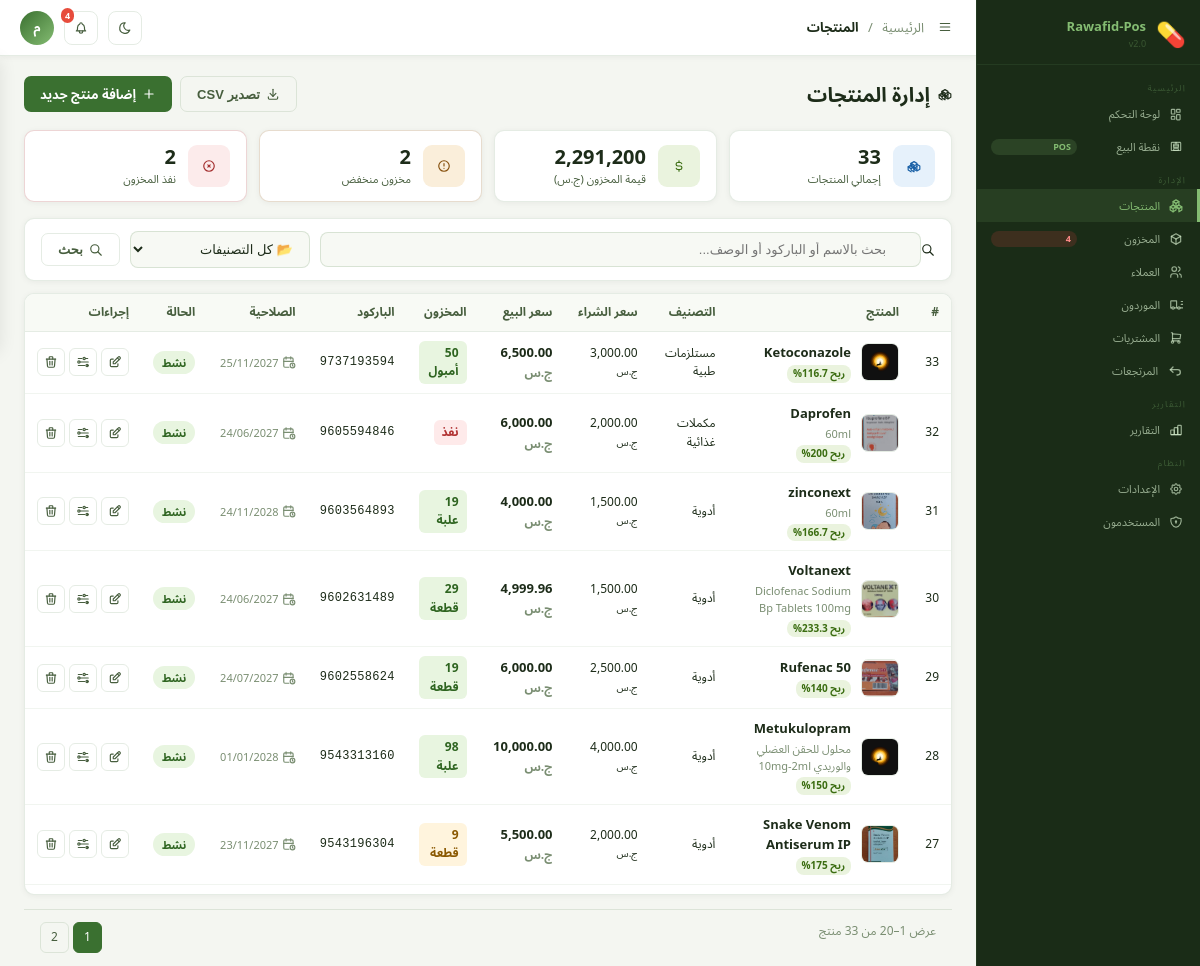
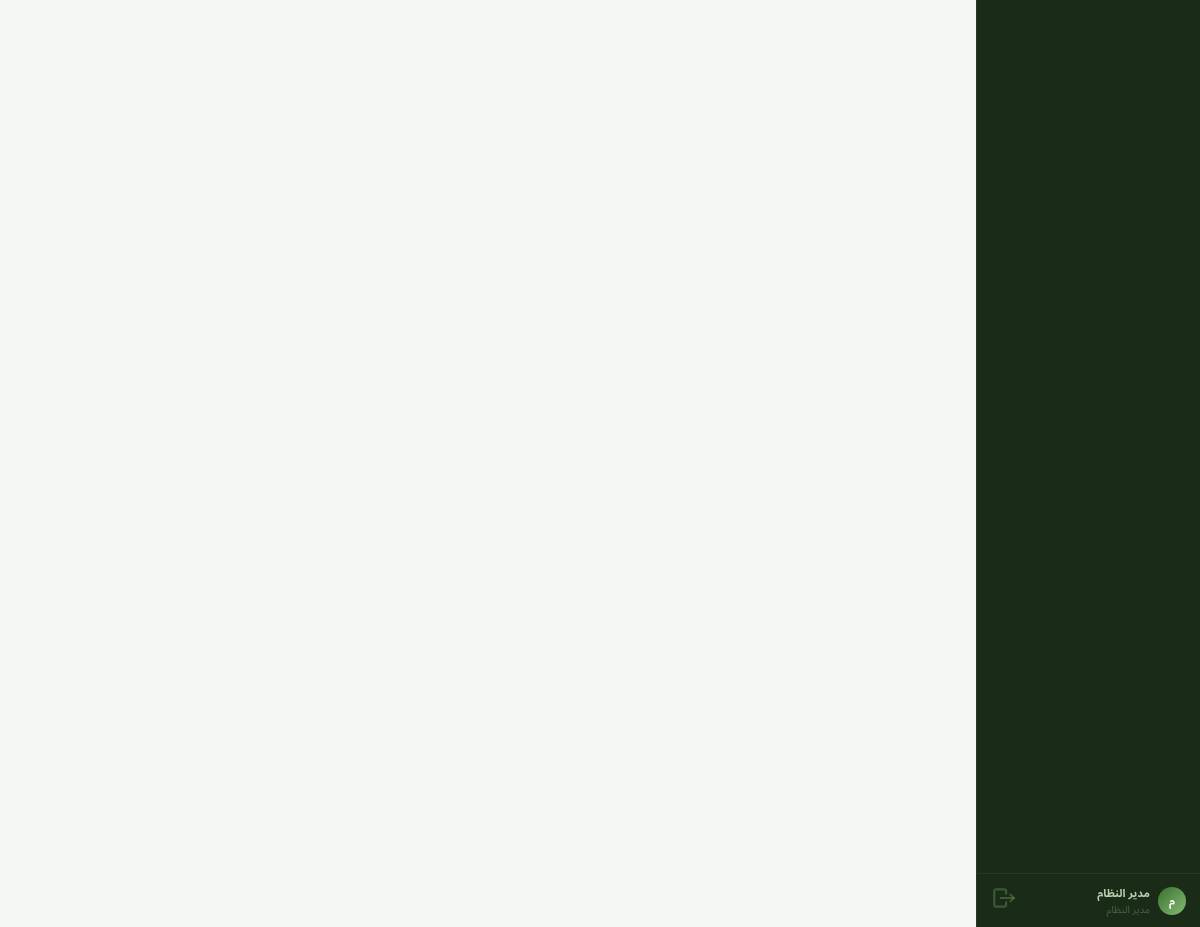
/?page=products (signed in), run on the app's committed database (2 pictures, top to bottom).
### tables this page shows
CREATE TABLE `products` (
  `id` int(11) NOT NULL AUTO_INCREMENT,
  `name` varchar(200) NOT NULL,
  `barcode` varchar(50) DEFAULT NULL,
  `category_id` int(11) DEFAULT NULL,
  `unit` varchar(50) DEFAULT 'قطعة',
  `purchase_price` decimal(12,2) DEFAULT 0.00,
  `sale_price` decimal(12,2) NOT NULL,
  `stock_qty` decimal(12,3) DEFAULT 0.000,
  `min_stock_alert` decimal(12,3) DEFAULT 5.000,
  `max_stock` decimal(12,3) DEFAULT 1000.000,
  `expiry_date` date DEFAULT NULL,
  `image` varchar(255) DEFAULT NULL,
  `description` text DEFAULT NULL,
  `is_active` tinyint(1) DEFAULT 1,
  `created_by` int(11) DEFAULT NULL,
  `created_at` timestamp NOT NULL DEFAULT current_timestamp(),
  `updated_at` timestamp NOT NULL DEFAULT current_timestamp() ON UPDATE current_timestamp(),
  PRIMARY KEY (`id`),
  UNIQUE KEY `barcode` (`barcode`),
  KEY `created_by` (`created_by`),
  KEY `idx_barcode` (`barcode`),
  KEY `idx_name` (`name`),
  KEY `idx_category` (`category_id`),
  CONSTRAINT `products_ibfk_1` FOREIGN KEY (`category_id`) REFERENCES `categories` (`id`) ON DELETE SET NULL,
  CONSTRAINT `products_ibfk_2` FOREIGN KEY (`created_by`) REFERENCES `users` (`id`) ON DELETE SET NULL
);

CREATE TABLE `categories` (
  `id` int(11) NOT NULL AUTO_INCREMENT,
  `name` varchar(100) NOT NULL,
  `description` text DEFAULT NULL,
  `parent_id` int(11) DEFAULT NULL,
  `created_at` timestamp NOT NULL DEFAULT current_timestamp(),
  PRIMARY KEY (`id`),
  KEY `parent_id` (`parent_id`),
  CONSTRAINT `categories_ibfk_1` FOREIGN KEY (`parent_id`) REFERENCES `categories` (`id`) ON DELETE SET NULL
);

### app/Controllers/ProductController.php (called while the page is built, shortened)
<?php
class ProductController {
    private Database $db;
    public function __construct() {
        $this->db = Database::getInstance();
    }
    public function index(): void {
        $search      = Helper::sanitize($_GET['search'] ?? '');
        $cat         = (int)($_GET['cat'] ?? 0);
        $currentPage = max(1, (int)($_GET['p'] ?? 1));
        $perPage     = 20;
        $offset      = ($currentPage - 1) * $perPage;
        $where  = "WHERE p.is_active = 1";
        $params = [];
        $total      = (int)$this->db->fetchColumn("SELECT COUNT(*) FROM products p {$where}", $params);
        $products   = $this->db->fetchAll(
            "SELECT p.*, c.name as category_name
             FROM products p
             LEFT JOIN categories c ON p.category_id = c.id
             {$where}
             ORDER BY p.created_at DESC
             LIMIT {$perPage} OFFSET {$offset}",
            $params
        );
        $totalPages = (int)ceil($total / $perPage);
        $settings   = Helper::getSettings();
        require ROOT . '/app/Views/layouts/main.php';
    }
}

### config/Database.php (called while the page is built, shortened)
<?php
class Database {
    private static $instance = null;
    private $conn;
    private function __construct() {
        try {
            $this->conn = new PDO(
                "mysql:host=" . DB_HOST . ";dbname=" . DB_NAME . ";charset=" . DB_CHARSET,
                DB_USER,
                DB_PASS,
                [
                    PDO::ATTR_ERRMODE            => PDO::ERRMODE_EXCEPTION,
                    PDO::ATTR_DEFAULT_FETCH_MODE => PDO::FETCH_ASSOC,
                    PDO::ATTR_EMULATE_PREPARES   => false,
                    PDO::MYSQL_ATTR_INIT_COMMAND => "SET NAMES utf8mb4 COLLATE utf8mb4_unicode_ci"
                ]
            );
        } catch (PDOException $e) {
            die('<div style="direction:rtl;font-family:Arial;padding:30px;background:#fee;border:2px solid #f00;border-radius:8px;margin:20px">
                <h3>❌ خطأ في الاتصال بقاعدة البيانات</h3>
                <p>تأكد من تشغيل XAMPP وإنشاء قاعدة البيانات <strong>pos_system</strong></p>
                <p style="color:#999;font-size:13px">' . $e->getMessage() . '</p>
            </div>');
        }
    }
    public static function getInstance(): self {
        if (self::$instance === null) {
            self::$instance = new self();
        }
        return self::$instance;
    }
    public function query(string $sql, array $params = []): PDOStatement {
        $stmt = $this->conn->prepare($sql);
        $stmt->execute($params);
        return $stmt;
    }
    public function fetchAll(string $sql, array $params = []): array {
        return $this->query($sql, $params)->fetchAll();
    }
    public function fetchColumn(string $sql, array $params = []): mixed {
        return $this->query($sql, $params)->fetchColumn();
    }
}

### app/Helpers/Helper.php (called while the page is built, shortened)
<?php
class Helper {
    public static function formatDate(string $date, string $format = 'd/m/Y H:i'): string {
        return date($format, strtotime($date));
    }
    public static function sanitize(string $str): string {
        return htmlspecialchars(strip_tags(trim($str)), ENT_QUOTES, 'UTF-8');
    }
    public static function getSettings(): array {
        $db   = Database::getInstance();
        $rows = $db->fetchAll("SELECT setting_key, setting_value FROM settings");
        $out  = [];
        foreach ($rows as $row) {
            $out[$row['setting_key']] = $row['setting_value'];
        }
        return $out;
    }
    public static function e(mixed $val): string {
        return htmlspecialchars((string)$val, ENT_QUOTES, 'UTF-8');
    }
}

### app/Views/products/index.php (the view, shortened to what this page needs)
<?php
$currency = $settings['currency'] ?? 'ج.س';
?>
<div class="page-header">
  <h1 class="page-title">
 إدارة المنتجات
  </h1>
  <div class="page-actions">
    <button class="btn btn-outline" onclick="exportProducts()">
 تصدير CSV
    </button>
    <a href="?page=products&action=create" class="btn btn-primary">
 إضافة منتج جديد
    </a>
  </div>
</div>
<?php
$db2        = Database::getInstance();
$totalProds = (int)$db2->fetchColumn("SELECT COUNT(*) FROM products WHERE is_active=1");
$lowStock   = (int)$db2->fetchColumn("SELECT COUNT(*) FROM products WHERE stock_qty <= min_stock_alert AND stock_qty > 0 AND is_active=1");
$outStock   = (int)$db2->fetchColumn("SELECT COUNT(*) FROM products WHERE stock_qty <= 0 AND is_active=1");
$totalValue = (float)$db2->fetchColumn("SELECT COALESCE(SUM(stock_qty * purchase_price),0) FROM products WHERE is_active=1");
?>
<div class="prod-stats">
  <div class="ps-card">
    <div class="ps-ico blue"></div>
    <div><div class="ps-val"><?= number_format($totalProds) ?></div><div class="ps-lbl">إجمالي المنتجات</div></div>
  </div>
  <div class="ps-card">
    <div class="ps-ico green"></div>
    <div><div class="ps-val"><?= number_format($totalValue, 0) ?></div><div class="ps-lbl">قيمة المخزون (<?= $currency ?>)</div></div>
  </div>
  <div class="ps-card <?= $lowStock > 0 ? 'warn-card' : '' ?>">
    <div class="ps-ico orange"></div>
    <div><div class="ps-val"><?= number_format($lowStock) ?></div><div class="ps-lbl">مخزون منخفض</div></div>
  </div>
  <div class="ps-card <?= $outStock > 0 ? 'danger-card' : '' ?>">
    <div class="ps-ico red"></div>
    <div><div class="ps-val"><?= number_format($outStock) ?></div><div class="ps-lbl">نفذ المخزون</div></div>
  </div>
</div>
<div class="card filters-bar mb-3">
  <form method="GET" class="filters-form" id="filter-form">
    <div class="prod-search-wrap">
      <input type="text" name="search" id="prod-search"
             value="<?= Helper::e($search ?? '') ?>"
             placeholder="بحث بالاسم أو الباركود أو الوصف..."
             class="form-input prod-search-input"
             oninput="debounceSubmit()">
    </div>
    <select name="cat" class="form-select w-180" onchange="this.form.submit()">
      <option value="">📂 كل التصنيفات</option>
    </select>
    <button type="submit" class="btn btn-outline"> بحث</button>
  </form>
</div>
<div class="card card-flush">
  <div class="table-wrap table-scroll-lg">
    <table class="data-table" id="products-table">
      <thead class="sticky-head">
        <tr>
          <th class="u-style-88">#</th>
          <th>المنتج</th>
          <th>التصنيف</th>
          <th>سعر الشراء</th>
          <th>سعر البيع</th>
          <th>المخزون</th>
          <th>الباركود</th>
          <th>الصلاحية</th>
          <th>الحالة</th>
          <th class="w-100">إجراءات</th>
        </tr>
      </thead>
      <tbody>
        <?php if (empty($products)): ?>
        <tr>
          <td colspan="10">
            <div class="prod-empty">
              <div class="prod-empty-icon">📦</div>
              <h3>لا توجد منتجات</h3>
              <p><?= !empty($search) ? "لا نتائج لـ «" . Helper::e($search) . "»" : "لم تُضَف أي منتجات بعد" ?></p>
              <?php if (empty($search)): ?>
              <a href="?page=products&action=create" class="btn btn-primary">
                <svg xmlns="http://www.w3.org/2000/svg" class="icon icon-tabler icon-tabler-plus" width="14" height="14" viewBox="0 0 24 24" stroke-width="2" stroke="currentColor" fill="none" stroke-linecap="round" stroke-linejoin="round">
  <path stroke="none" d="M0 0h24v24H0z" fill="none"/>
  <path d="M12 5l0 14" />
  <path d="M5 12l14 0" />
</svg> أضف أول منتج
              </a>
              <?php endif; ?>
            </div>
          </td>
        </tr>
        <?php else: ?>
        <?php foreach ($products as $p): ?>
        <?php
          $stockClass = $p['stock_qty'] <= 0
            ? 'stock-out'
            : ($p['stock_qty'] <= $p['min_stock_alert'] ? 'stock-low' : 'stock-ok');
          $hasExpiry  = !empty($p['expiry_date']);
          $expirySoon = $hasExpiry && strtotime($p['expiry_date']) < strtotime('+60 days');
          $expired    = $hasExpiry && strtotime($p['expiry_date']) < time();
          $profit     = $p['sale_price'] - $p['purchase_price'];
          $profitPct  = $p['purchase_price'] > 0 ? round($profit / $p['purchase_price'] * 100, 1) : 0;
        ?>
        <tr class="prod-row" data-id="<?= $p['id'] ?>">
          <td class="text-sm-muted"><?= $p['id'] ?></td>
          <td>
            <div class="prod-name-cell">
              <?php if (!empty($p['image']) && file_exists(BASE_PATH . '/uploads/' . $p['image'])): ?>
              <img src="<?= BASE_URL ?>/uploads/<?= Helper::e($p['image']) ?>"
                   class="prod-thumb" alt="<?= Helper::e($p['name']) ?>">
              <?php endif; ?>
              <div>
                <div class="prod-name-text"><?= Helper::e($p['name']) ?></div>
                <?php if (!empty($p['description'])): ?>
                <div class="prod-desc"><?= Helper::e(mb_substr($p['description'], 0, 40)) ?><?= mb_strlen($p['description']) > 40 ? '...' : '' ?></div>
                <?php endif; ?>
                <?php if ($profitPct > 0): ?>
                <div class="prod-profit-badge">ربح <?= $profitPct ?>%</div>
                <?php endif; ?>
              </div>
            </div>
          </td>
          <td class="text-sm-muted"><?= Helper::e($p['category_name'] ?? '—') ?></td>
          <td class="text-sm-muted"><?= number_format($p['purchase_price'], 2) ?> <small><?= $currency ?></small></td>
          <td class="fw-bold text-green">
            <?= number_format($p['sale_price'], 2) ?> <small class="text-sm-muted"><?= $currency ?></small>
          </td>
          <td>
            <span class="stock-badge <?= $stockClass ?>">
              <?= $p['stock_qty'] <= 0 ? 'نفذ' : number_format($p['stock_qty'], 0) . ' ' . Helper::e($p['unit']) ?>
            </span>
          </td>
          <td class="mono text-sm-muted"><?= Helper::e($p['barcode'] ?? '—') ?></td>
          <td>
            <?php if ($hasExpiry): ?>
            <span class="expiry-tag <?= $expired ? 'exp-expired' : ($expirySoon ? 'exp-soon' : '') ?>">
              <?= Helper::formatDate($p['expiry_date'], 'd/m/Y') ?>
            </span>
            <?php else: ?>
            <span class="text-sm-muted">—</span>
            <?php endif; ?>
          </td>
          <td>
            <span class="badge <?= $p['is_active'] ? 'badge-success' : 'badge-secondary' ?>">
              <?= $p['is_active'] ? 'نشط' : 'معطّل' ?>
            </span>
          </td>
          <td>
            <div class="action-btns">
              <a href="?page=products&action=edit&id=<?= $p['id'] ?>"
                 class="action-btn edit" title="تعديل المنتج">
              </a>
              <button onclick="quickAdjust(<?= $p['id'] ?>, '<?= Helper::e(addslashes($p['name'])) ?>', <?= $p['stock_qty'] ?>)"
                      class="action-btn view" title="تعديل المخزون">
              </button>
              <a href="?page=products&action=delete&id=<?= $p['id'] ?>"
                 class="action-btn delete" title="حذف المنتج"
                 onclick="return confirm('حذف المنتج «<?= Helper::e(addslashes($p['name'])) ?>»؟')">
              </a>
            </div>
          </td>
        </tr>
        <?php endforeach; ?>
        <?php endif; ?>
      </tbody>
    </table>
  </div>
</div>
  <?php if (($totalPages ?? 1) > 1): ?>
  <div class="pagination u-style-89">
    <span class="u-style-9">
      عرض <?= (($currentPage-1)*20)+1 ?>–<?= min($currentPage*20, $total) ?> من <?= $total ?> منتج
    </span>
    <?php for ($i = 1; $i <= $totalPages; $i++): ?>
    <a href="?page=products&p=<?= $i ?>&search=<?= urlencode($search ?? '') ?>&cat=<?= $cat ?? '' ?>"
       class="page-btn <?= ($currentPage ?? 1) === $i ? 'active' : '' ?>"><?= $i ?></a>
    <?php endfor; ?>
  </div>
  <?php endif; ?>
</div>

### data on the page
products: id "33", image (picture), name "Ketoconazole", profitPct "116.7", category.name "مستلزمات طبية", purchase_price "3,000.00", sale_price "6,500.00", stock_qty "50", unit "أمبول", barcode "9737193594", expiry_date "25/11/2027", is_active "نشط"
products: id "32", image (picture), name "Daprofen", description "60ml", profitPct "200", category.name "مكملات غذائية", purchase_price "2,000.00", sale_price "6,000.00", stock_qty "نفذ", barcode "9605594846", expiry_date "24/06/2027", is_active "نشط"
products: id "31", image (picture), name "zinconext", description "60ml", profitPct "166.7", category.name "أدوية", purchase_price "1,500.00", sale_price "4,000.00", stock_qty "19", unit "علبة", barcode "9603564893", expiry_date "24/11/2028", is_active "نشط"
products: id "30", image (picture), name "Voltanext", description "Diclofenac Sodium Bp Tablets 100mg", profitPct "233.3", category.name "أدوية", purchase_price "1,500.00", sale_price "4,999.96", stock_qty "29", unit "قطعة", barcode "9602631489", expiry_date "24/06/2027", is_active "نشط"
products: id "29", image (picture), name "Rufenac 50", profitPct "140", category.name "أدوية", purchase_price "2,500.00", sale_price "6,000.00", stock_qty "19", unit "قطعة", barcode "9602558624", expiry_date "24/07/2027", is_active "نشط"
products: id "28", image (picture), name "Metukulopram", description "محلول للحقن العضلي والوريدي 10mg-2ml", profitPct "150", category.name "أدوية", purchase_price "4,000.00", sale_price "10,000.00", stock_qty "98", unit "علبة", barcode "9543313160", expiry_date "01/01/2028", is_active "نشط"
products: id "27", image (picture), name "Snake Venom Antiserum IP", profitPct "175", category.name "أدوية", purchase_price "2,000.00", sale_price "5,500.00", stock_qty "9", unit "قطعة", barcode "9543196304", expiry_date "23/11/2027", is_active "نشط"

### other printed values
$bicon "💊"
$bname "Rawafid-Pos"
APP_VERSION "2.0"
$lowStockCount "4"
mb_substr(Auth::user()['full_name'] ?? 'م', 0, 1) "م"
Auth::user()['full_name'] "مدير النظام"
$curPage "المنتجات"
$totalProds "33"
$totalValue "2,291,200"
$currency "ج.س"
$lowStock "2"
$outStock "2"
